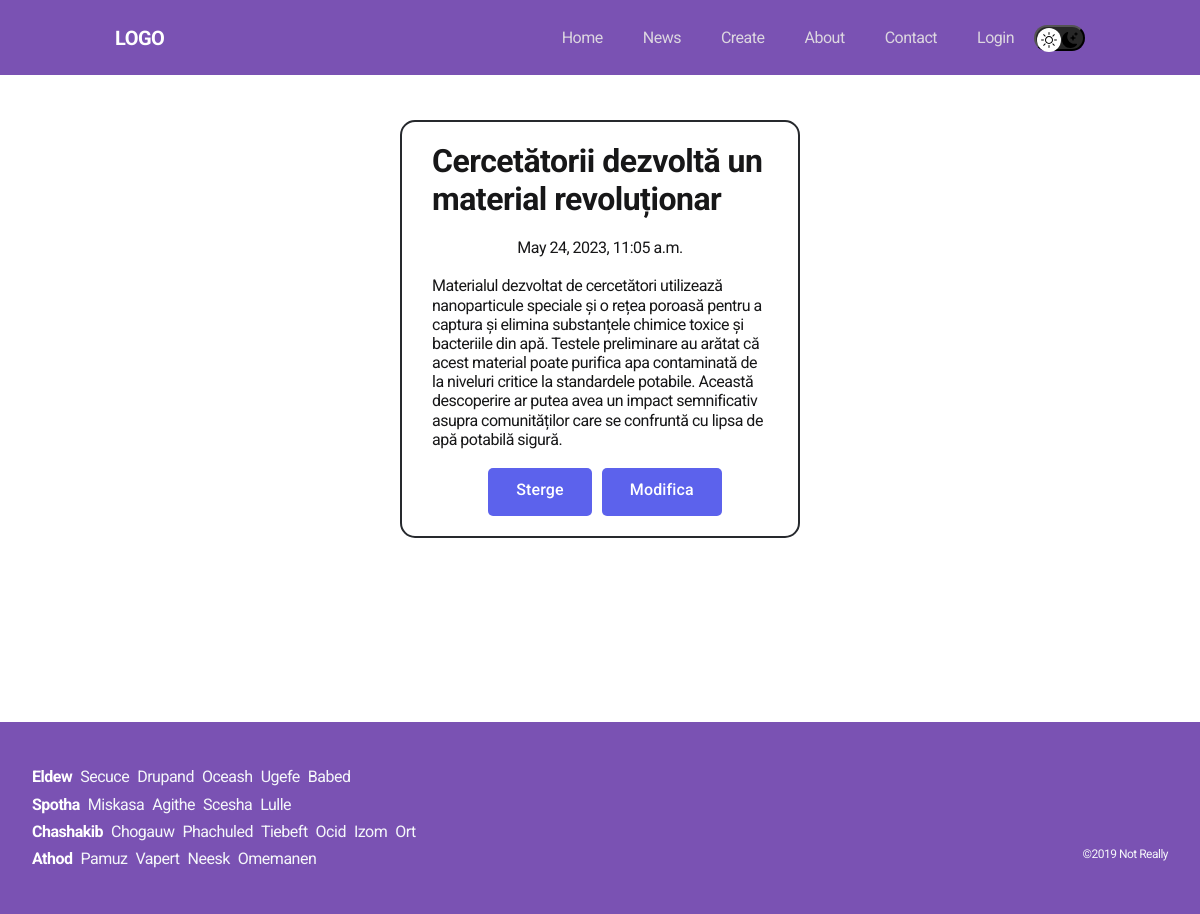
Screenshot of /news/10 with the database file from the repository.
### news/models.py (models this page shows, shortened)
class Articles(models.Model):
    title = models.CharField('Denumirea', max_length=50)
    anons = models.CharField('Anunt', max_length=300)
    full_text = models.TextField('Articol')
    date = models.DateTimeField('Data publicarii')
    class Meta:
        verbose_name = 'Stire'
        verbose_name_plural = 'Stiri'

### news/views.py (the view)
# urls.py: path('<int:pk>', views.NewsDetailView.as_view(), name='news-detail'),
class NewsDetailView(DetailView):
    model = Articles
    template_name = 'news/details_view.html'
    context_object_name = 'article'

### news/templates/news/details_view.html (shortened to what this page needs)
{% extends 'main/layout.html' %}
{% block content %}
<div class="features">
  <div class="card">
    <h1>{{ article.title }}</h1>
    <br>
    <p>{{ article.date}}</p>
    <br>
    <p>{{ article.full_text}}</p>
    <br>
  <div class="more__btn">
    <a href="{% url 'news-delete' article.id %}" class="btn">Sterge</a>
    <a href="{% url 'news-update' article.id %}" class="btn">Modifica</a>
  </div>
  </div>
</div>
<br>
<br>
<br>
<br>
<br>
<br>
<br>
<br>
{% endblock %}

### main/static/main/css/main.css (style rules this page uses)
a { text-decoration: none; }
:root { --blackpure: #000; --black: #171718; --black-border: #26292D; --white: #fff; --purple: #5C62EC; --text-color: var(--black); --dark-bg: var(--black); --dark-border: var(--black-border); --header-text: var(--white); --accent: var(--purple); --page-bg: var(--white); --text-color: var(--black); --title-1: var(--accent); --project-card-bg: var(--white); --project-card-text: var(--black); --box-shadow: 0px 5px 35px rgba(0, 0, 0, 0.25); }
html, body { display: flex; flex-direction: column; min-height: 100vh; font-family: 'DM Sans', sans-serif; letter-spacing: -0.5px; background-color: var(--page-bg); color: var(--text-color); margin: 0; padding: 0; }
.more__btn { display: flex; }
.btn { display: inline-block; height: 48px; padding: 12px 28px; border-radius: 5px; background-color: var(--accent); color: var(--white); letter-spacing: 0.15px; font-size: 16px; font-weight: 500; transition: opacity 0.2s ease-in; margin-left: 10px; }
.features { display: flex; align-items: center; margin-top: 100px; justify-content: center; flex-direction: column; height: auto; background-color: var(--page-bg); overflow: hidden; }
.card { overflow: hidden; padding: 20px 30px; display: flex; flex-direction: column; align-items: center; justify-content: center; background-color: var(--project-card-bg); width: 400px; margin-top: 20px; margin-bottom: 30px; border-radius: 15px; border: solid 2px var(--black-border); }

### main/static/main/css/header.css (style rules this page uses)
html { box-sizing: border-box; height: 100%; }
*, *::after, *::before { box-sizing: inherit; }
body { display: flex; flex-direction: column; font-family: "Roboto", sans-serif; font-size: 16px; line-height: 1.2; height: 100%; }

### main/static/main/css/footer.css (style rules this page uses)
body { overflow-x: hidden; }

### rows the page displays
Articles: title "Cercetătorii dezvoltă un material revoluționar", date "May 24, 2023, 11:05 a.m.", full_text "Materialul dezvoltat de cercetători utilizează nanoparticule speciale și o rețea poroasă pentru a captura și elimina substanțele chimice toxice și bacteriile din apă. Testele preliminare au arătat că acest material poate purifica apa contaminată de la niveluri critice la standardele potabile. Această descoperire ar putea avea un impact semnificativ asupra comunităților care se confruntă cu lipsa de apă potabilă sigură."
